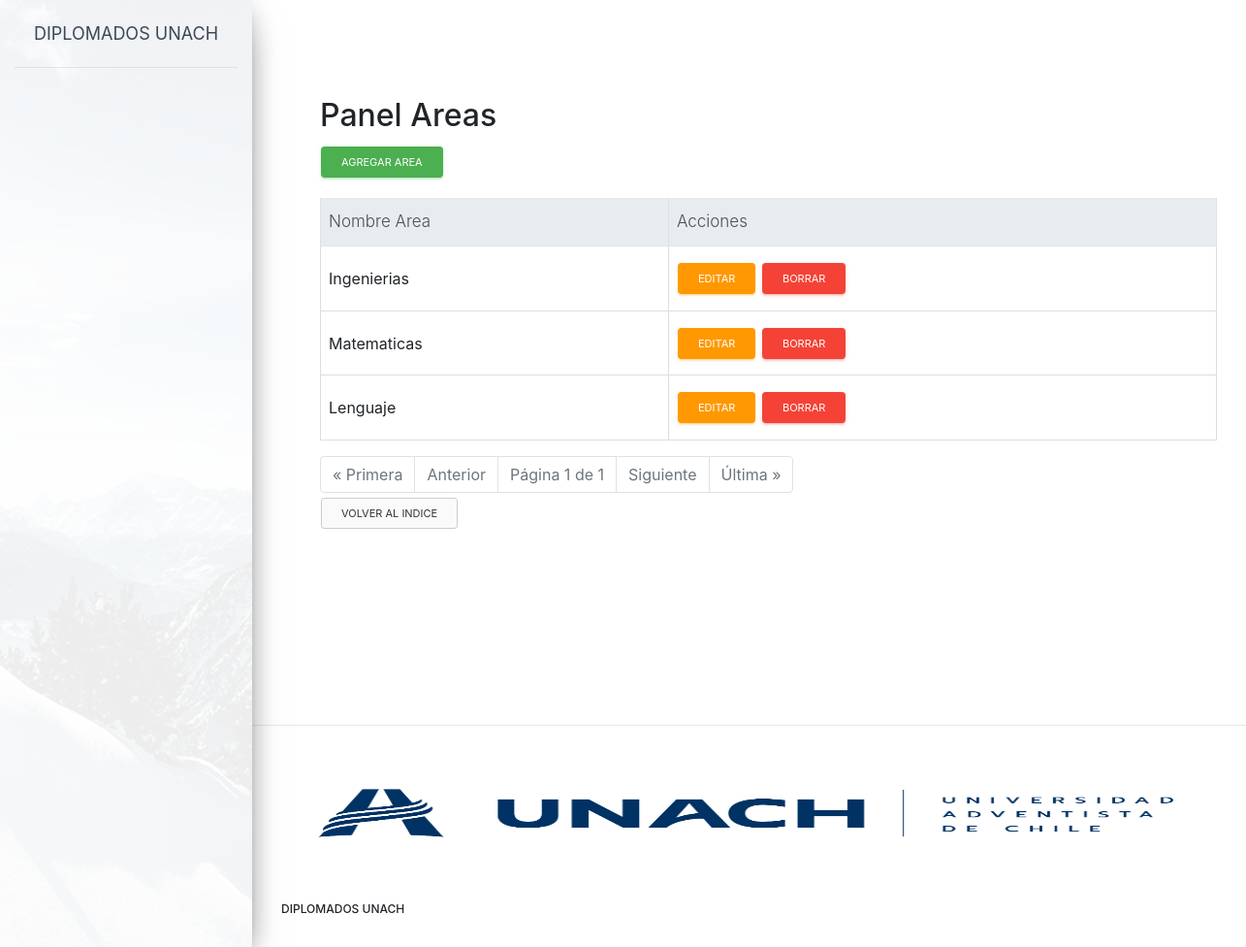
Screenshot of /artemis/panel_areas.html with the database file from the repository.
### artemis/models.py (models this page shows, shortened)
class Areas(models.Model):
    id = models.AutoField(primary_key=True)
    nombre_area = models.CharField(max_length=20)

### artemis/views.py (the view)
# urls.py: path('panel_areas.html',panel_areas.as_view(),name = 'panel_areas'),
class panel_areas(ListView):
    context_object_name = 'panel_areas'
    template_name = 'panel_areas.html'
    paginate_by = 15
    queryset = Areas.objects.all()
    def get_context_data(self, **kwargs):
        context = super(panel_areas, self).get_context_data(**kwargs)
        context['Areas'] = Areas.objects.all()
        return context

### artemis/templates/panel_areas.html (shortened to what this page needs)
{% extends "base.html" %}
{% block content %}
<head>
   <link rel="stylesheet" href="https://stackpath.bootstrapcdn.com/bootstrap/4.1.3/css/bootstrap.min.css">
   {% load crispy_forms_tags %}
</head>
<ul>
    <h2>Panel Areas</h2>
<p>
    <a href="{% url "artemis:new_area" %}" class="btn btn-success btn-sm">Agregar area</a>
</p>
<div class="table-responsive">
    <table class="table table-hover table table-bordered">
        <thead class="thead-light">
            <tr>
                <th>Nombre Area</th>
                <th>Acciones</th>
            </tr>
        </thead>
        <tbody>
            {% for Areas in object_list %}
                <tr>
                    <td>{{ Areas.nombre_area }}</td>
                    <td><a href="{% url "artemis:edit_area" Areas.pk %}" class="btn btn-warning btn-sm">Editar</a>
                        <a href="{% url "artemis:delete_area" Areas.pk %}" class="btn btn-danger btn-sm">Borrar</a>
                    </td>
            </tr>
          {% endfor %}
      </tbody>
  </table>
  <div class="pagination">
    <ul class="pagination justify-content-center">
      {% if page_obj.has_previous %}
      <li class="page-item"><a class="page-link" href="?page=1">&laquo; Primera</a></li>
      <li class="page-item"><a class="page-link" href="?page={{ page_obj.previous_page_number }}">Anterior</a></li>
      {% else %}
      <li class="page-item disabled"><span class="page-link">&laquo; Primera</span></li>
      <li class="page-item disabled"><span class="page-link">Anterior</span></li>
      {% endif %}
      <li class="page-item disabled"><span class="page-link">Página {{ page_obj.number }} de {{ page_obj.paginator.num_pages }}</span></li>
      {% if page_obj.has_next %}
      <li class="page-item"><a class="page-link" href="?page={{ page_obj.next_page_number }}">Siguiente</a></li>
      <li class="page-item"><a class="page-link" href="?page={{ page_obj.paginator.num_pages }}">Última &raquo;</a></li>
      {% else %}
      <li class="page-item disabled"><span class="page-link">Siguiente</span></li>
      <li class="page-item disabled"><span class="page-link">Última &raquo;</span></li>
      {% endif %}
  </div>
    <p>
        <a href="{% url "artemis:index" %}" class="btn btn-secondary btn-sm" >Volver al indice</a>
    </p>
</ul>
{%endblock content%}

### rows the page displays
Areas: nombre_area "Ingenierias"
Areas: nombre_area "Matematicas"
Areas: nombre_area "Lenguaje"

### other values shown
{{ page_obj.number }} "1"
{{ page_obj.paginator.num_pages }} "1"
